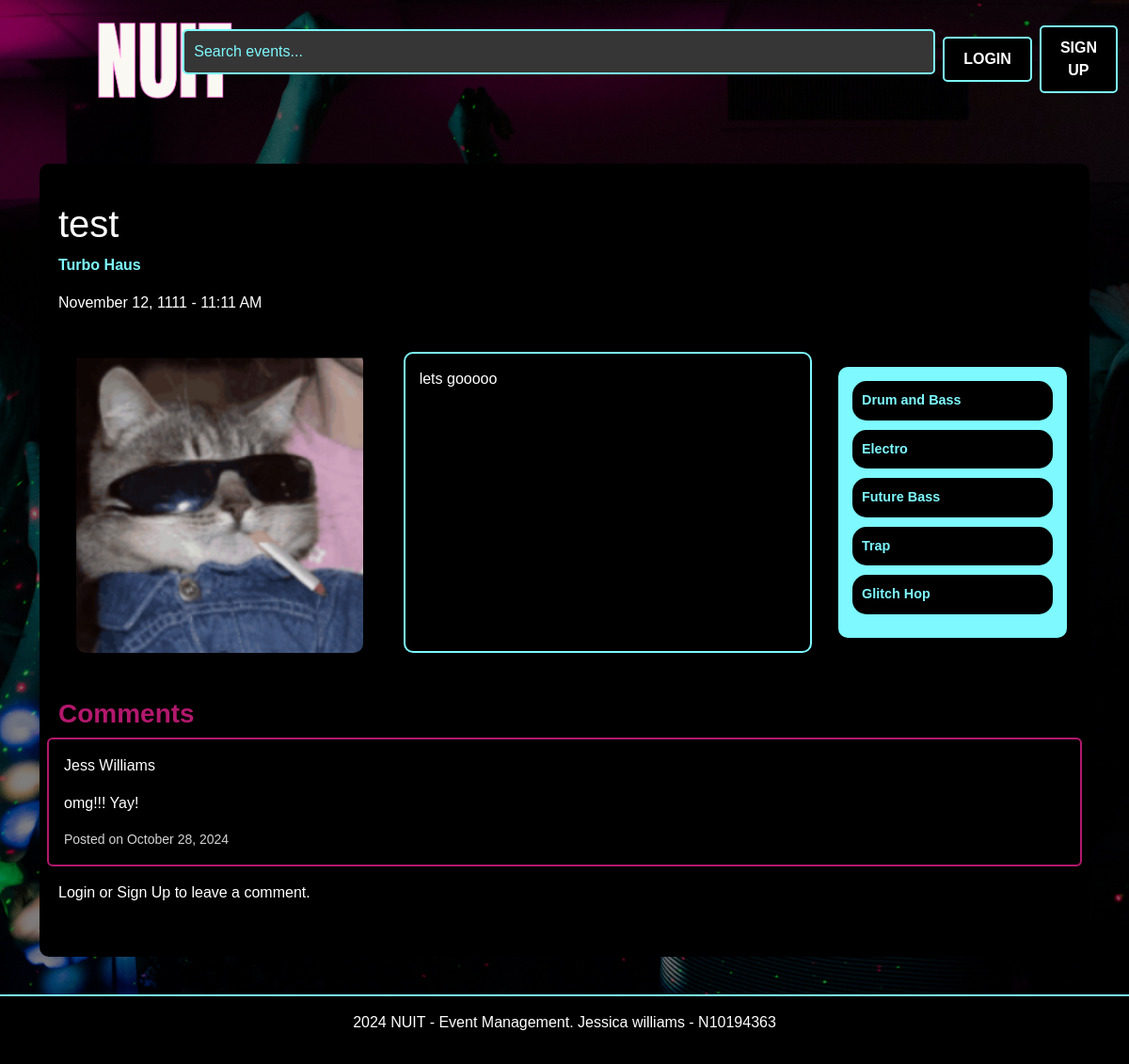
/event-details/1, run on the app's committed database.
### website/models.py (models this page shows)
class Event(db.Model):
    id = db.Column(db.Integer, primary_key=True)
    name = db.Column(db.String(100), nullable=False)
    location = db.Column(db.String(100), nullable=False)
    date = db.Column(db.DateTime, nullable=False)
    description = db.Column(db.Text, nullable=True)
    available_tickets = db.Column(db.Integer, nullable=False)
    categories = db.Column(db.String(200), nullable=False)
    status = db.Column(db.String(200), default="Tickets available", nullable=False)
    image = db.Column(db.String(100), nullable=True)
    creator_id = db.Column(db.Integer, db.ForeignKey('user.id'), nullable=False)
    comments = db.relationship('Comment', backref='event', lazy=True)
    bookings = db.relationship('Booking', backref='event', lazy=True)

class Comment(db.Model):
    id = db.Column(db.Integer, primary_key=True)
    text = db.Column(db.String(500), nullable=False)
    created_at = db.Column(db.DateTime, default=datetime.now(timezone.utc))
    user_id = db.Column(db.Integer, db.ForeignKey('user.id'), nullable=False)
    event_id = db.Column(db.Integer, db.ForeignKey('event.id'), nullable=False)

class User(db.Model, UserMixin):
    id = db.Column(db.Integer, primary_key=True)
    first_name = db.Column(db.String(100), nullable=False)
    last_name = db.Column(db.String(100), nullable=False)
    email = db.Column(db.String(100), unique=True, nullable=False)
    password_hash = db.Column(db.String(128), nullable=False)
    comments = db.relationship('Comment', backref='user', lazy=True)
    bookings = db.relationship('Booking', backref='user', lazy=True)
    created_events = db.relationship('Event', backref='creator', lazy=True)

### website/views.py (the view)
@main_bp.route('/event-details/<int:event_id>', methods=['GET', 'POST'])
def event_details(event_id):
    event = Event.query.get_or_404(event_id)
    comments = Comment.query.filter_by(event_id=event_id).all()
    comment_form = CommentForm()
    booking_form = BookingForm()
    return render_template('event_details.html', event=event, comments=comments, comment_form=comment_form, booking_form=booking_form)

### website/forms.py
class CommentForm(FlaskForm):
    text = TextAreaField("Comment", validators=[InputRequired(), Length(max=500)])
    submit = SubmitField("Post")

class BookingForm(FlaskForm):
    quantity = IntegerField("Ticket Quantity", validators=[InputRequired(), NumberRange(min=1)])
    user_id = HiddenField("UserID", validators=[InputRequired()])
    event_id = HiddenField("EventID", validators=[InputRequired()])
    submit = SubmitField("Book Now")

### website/templates/event_details.html (shortened to what this page needs)
{% extends "base.html" %} {% from "bootstrap5/form.html" import render_form %}
{% block content %}
<div class="container mt-5">
  <div class="section-background">
    <div class="row d-flex justify-content-between align-items-center">
      <div class="col-md-6">
        <h1>{{ event.name }}</h1>
        <p class="location">{{ event.location }}</p>
        <p>{{ event.date.strftime('%B %d, %Y - %I:%M %p') }}</p>
      </div>
    </div>
    <div class="row d-flex align-items-stretch mt-4">
      <div class="col-md-4 d-flex justify-content-center align-items-stretch">
        <img
        src="{{ url_for('static', filename=event.image.replace('website/static/', '')) }}"
        alt="Event Image"
        class="img-fluid"
        style="max-width: 100%; border-radius: 10px"
      />
      </div>
      <div class="col-md-5 d-flex flex-column">
        <div
          class="description d-flex flex-column justify-content-between"
          style="
            background-color: black;
            color: white;
            border: 2px solid #7df9ff;
            padding: 15px;
            border-radius: 10px;
            height: 100%;
          "
        >
          <p style="text-align: justify">{{ event.description }}</p>
        </div>
      </div>
      <div
        class="col-md-3 d-flex flex-column justify-content-start p-3 align-items-stretch"
      >
        <div class="music-tags d-flex flex-column justify-content-start">
          {% for category in event.categories.split(',') %}
          <span class="pill-tag">{{ category }}</span>
          {% endfor %}
        </div>
      </div>
    </div>
    <div class="row mt-5">
      <h3>Comments</h3>
      {% for comment in comments %}
          <div class="card p-3 mb-3 comment-card">
            <p class="username">{{ comment.user.first_name }} {{ comment.user.last_name }}</p>
              <p>{{ comment.text }}</p>
              <small>Posted on {{ comment.created_at.strftime('%B %d, %Y') }}</small>
          </div>
      {% endfor %}
        </div>
        {% if current_user.is_authenticated %}
        <h4>Leave a Comment</h4>
        <form
          method="POST"
          action="{{ url_for('event_bp.post_comment', event_id=event.id) }}"
        >
          {{ comment_form.hidden_tag() }}
          <div class="mb-3">
            {{ comment_form.text.label(class="form-label") }} {{
              comment_form.text(class="form-control", rows="3") }}
          </div>
          {{ comment_form.submit(class="btn btn-primary") }}
        </form>
        {% else %}
        <p>Login or Sign Up to leave a comment.</p>
          {% endif %}
      </div>
    </div>
{% endblock %}

### website/static/css/styles.css (style rules this page uses)
body, h1, h2, h3, h4, h5, h6, p, a, button, input, footer, .search-bar { font-family: Verdana, Geneva, sans-serif; }
h3,h4 { color: rgb(179, 24, 109); font-weight: bold; }
html, body { height: 100%; margin: 0; }
body { display: flex; flex-direction: column; justify-content: space-between; }
.location { color: #7DF9FF; font-weight: bold; }
body { background-image: url('../img/background.jpg'); background-size: cover; background-position: center; background-repeat: no-repeat; background-attachment: fixed; color: white; position: relative; z-index: 0; }
body::before { content: ""; position: fixed; top: 0; left: 0; width: 100%; height: 100%; background-color: rgba(0, 0, 0, 0.5); z-index: -1; }
.section-background { background-color: black; padding: 40px 20px; margin-bottom: 40px; border-radius: 10px; }
.music-tags { background-color: #7DF9FF; border-radius: 10px; padding: 15px; width: 100%; box-sizing: border-box; height: 100%; }
.pill-tag { background-color: black; color: #7DF9FF; border-radius: 15px; padding: 10px; font-size: 0.9rem; font-weight: bold; margin-bottom: 10px; }
.comment-card { background-color: black; border: 2px solid rgb(179, 24, 109); color: white; }
.comment-card small { color: lightgray; }

### data on the page
Event: name "test", location "Turbo Haus", date "November 12, 1111 - 11:11 AM", image (picture), description "lets gooooo"
Comment: user.first_name "Jess", user.last_name "Williams", text "omg!!! Yay!", created_at "October 28, 2024"

### other printed values
{{ category }} "Drum and Bass" "Electro" "Future Bass" "Trap" "Glitch Hop"
